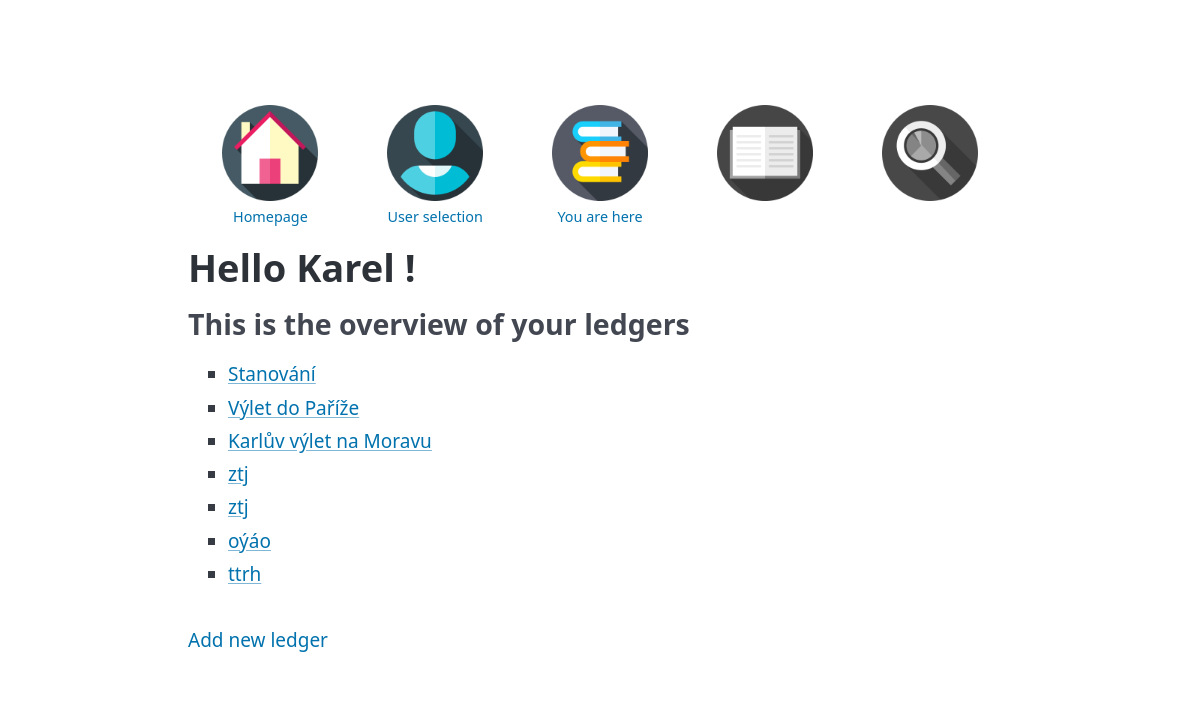
The page /list_of_ledgers/1/ on the database as committed earlier.
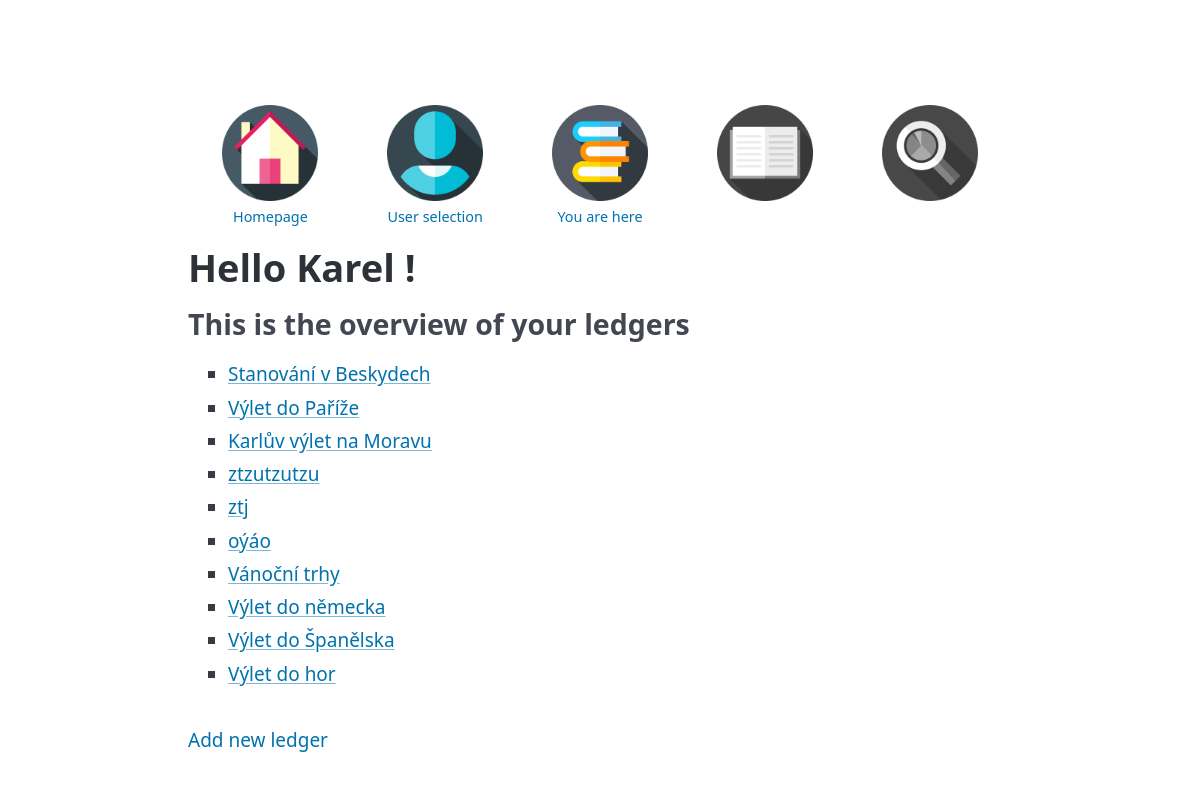
The same page on the database as committed later.
### Bill_2_split/models.py (models this page shows, shortened)
class AbstractBase(models.Model):
    name = models.CharField(max_length=100)
    slug = models.SlugField(max_length=100, blank=True)
    desc = models.CharField(max_length=2000, blank=True)
    class Meta:
        abstract = True

class Ledger(AbstractBase):
    user = models.ForeignKey(User, on_delete=models.PROTECT)

### Bill_2_split/views.py (the view)
class ListOfLedgersView(generic.TemplateView):
    template_name = 'Bill_2_split/list_of_ledgers.html'
    title = 'List of ledgers'
    def get_context_data(self, **kwargs):
        context = super().get_context_data(**kwargs)
        user_id = self.kwargs.get('user_pk')
        user = User.objects.get(pk=user_id)  # získej uživatele podle pk
        context['user'] = user
        context['ledgers'] = Ledger.objects.filter(payment__relation__user=user).distinct()  # vyfiltruj ledgery pro daného uživatele
        return context

### Bill_2_split/templates/Bill_2_split/list_of_ledgers.html
{% extends 'Bill_2_split/_base.html' %}
{% block Bill_2_split_content %}
{% load static %}
<nav id="horni-nav">
    <ul><li><a href="{% url 'Bill_2_split:IndexView' %}">
            <img src="{% static 'Bill_2_split/icons/home_page.png' %}"><span>Homepage</span></a></li>
        <li><a href="{% url 'Bill_2_split:UserView' %}">
            <img src="{% static 'Bill_2_split/icons/user.png' %}"><span>User selection</span></a></li>
        <li><a href="{% url 'Bill_2_split:ListOfLedgersView' user.pk %}">
            <img src="{% static 'Bill_2_split/icons/ledgers.png' %}"><span>You are here</span></a></li>
        <li><a href=""><img src="{% static 'Bill_2_split/icons/bw_ledger.png' %}"></a></li>
        <li><a href=""><img src="{% static 'Bill_2_split/icons/bw_glass.png' %}"></a></li>
    </ul>
</nav>
<h1>
    Hello <strong>{{ user.name }} </strong>!
</h1>
<h3>
    This is the overview  of your ledgers
</h3>
<ul>
    {% for ledger in ledgers %}
    <li>
        <a href="{% url 'Bill_2_split:LedgerDetailView' ledger.pk user.pk %}"> {{ ledger.name }} </a>
    </li>
    {% endfor %}
</ul>
<nav>
    <ul>
        <li>
            <a href="{% url 'Bill_2_split:LedgerAddView' user.pk %}"> Add new ledger</a>
        </li>
    </ul>
</nav>
{% endblock %}

Rows that differ between the two databases and show on the page:
changed Ledger: name "Stanování" → "Stanování v Beskydech"
changed Ledger: name "ztj" → "ztzutzutzu"
changed Ledger: name "ttrh" → "Vánoční trhy"
added Ledger: name "Výlet do německa"
added Ledger: name "Výlet do Španělska"
added Ledger: name "Výlet do hor"
